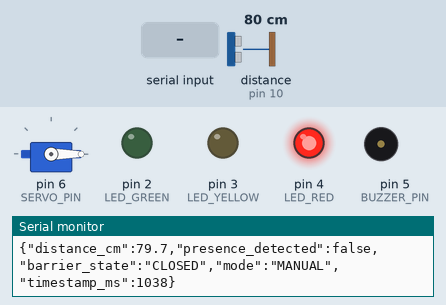
This sketch was run on a simulated Arduino Uno, built with avr-gcc and run on an emulated ATmega328P. Shown: servo, output pins drawn as LEDs (lit = HIGH), buzzer (waves = sounding), the last lines printed to the serial monitor. Wiring (inferred from the names in the program): ultrasonic range finder: trigger pin 9; echo pin 10. The test bench sets the inputs (shaded band); at power-on: distance to the obstacle (sensor on pin 10) 80 cm. The echo pulse lasts 58.3 µs per cm; pins used as bus, display or sensor lines are not drawn.

Above: at 1.2 s.
1.3 s: distance to the obstacle (sensor on pin 10) set to 29 cm
2.8 s: distance to the obstacle (sensor on pin 10) set to 22 cm
At 3.18 s:
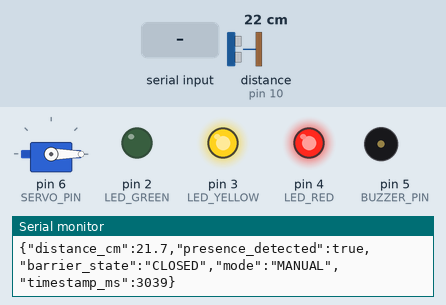
5.8 s: "OPEN\n" received over Serial
At 6.18 s:
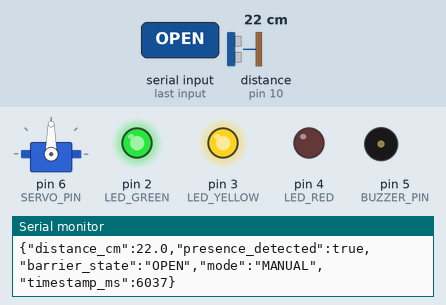
8.8 s: distance to the obstacle (sensor on pin 10) set to 35 cm
At 9.8 s:
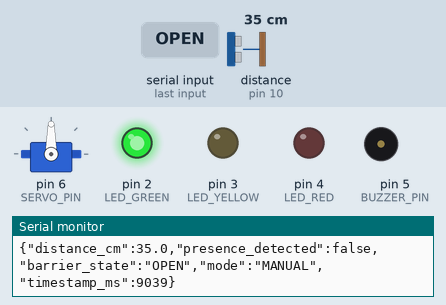
10.5 s: "CLOSE\n" received over Serial
At 11.1 s:
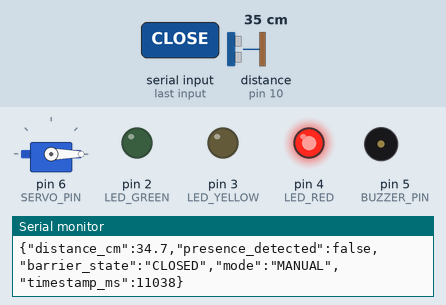
12.0 s: distance to the obstacle (sensor on pin 10) set to 2 cm
At 12.18 s:
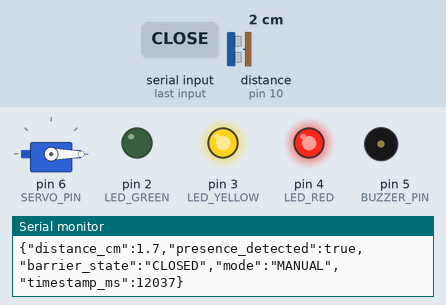
Timing chart, 0 to 16.0 s (numbered marks = the images above; inputs shaded):
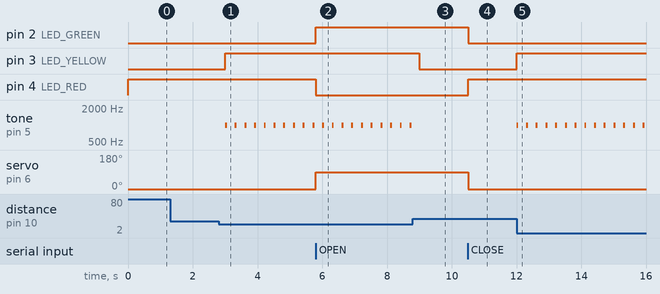

Measured:
- the behaviour switches between 26 and 25 cm on distance to the obstacle (sensor on pin 10) (found by bisection; images 0 and 1)
- after the input at 2.8 s, pin 3 (LED_YELLOW): LOW → HIGH after 0.20 s; tone on pin 5 (BUZZER_PIN): alternates 1000 Hz for 0.06 s and silent for 0.24 s, starting after 0.20 s
- after the input at 5.8 s, pin 2 (LED_GREEN): LOW → HIGH at once; pin 4 (LED_RED): HIGH → LOW at once; servo on pin 6 (SERVO_PIN): 0° → 90° at once
- after the input at 8.8 s, pin 3 (LED_YELLOW): HIGH → LOW after 0.20 s; tone on pin 5 (BUZZER_PIN): stops changing and stays silent
- after the input at 10.5 s, pin 2 (LED_GREEN): HIGH → LOW at once; pin 4 (LED_RED): LOW → HIGH at once; servo on pin 6 (SERVO_PIN): 90° → 0° at once
- after the input at 12.0 s, pin 3 (LED_YELLOW): LOW → HIGH at once; tone on pin 5 (BUZZER_PIN): alternates 1000 Hz for 0.06 s and silent for 0.24 s, starting at once

The sketch:

smart_access.ino
```cpp
#include <Servo.h>

const int TRIG_PIN = 9;
const int ECHO_PIN = 10;
const int SERVO_PIN = 6;
const int LED_GREEN = 2;
const int LED_YELLOW = 3;
const int LED_RED = 4;
const int BUZZER_PIN = 5;

const float DETECTION_DISTANCE_CM = 25.0;
const unsigned long SENSOR_INTERVAL_MS = 300;
const unsigned long AUTO_OPEN_MS = 3000;

Servo barrierServo;
bool autoMode = false;       // Inicia em manual por segurança.
bool barrierOpen = false;    // Estado lógico comandado.
bool presenceDetected = false;
float distanceCm = -1;
unsigned long lastSensorRead = 0;
unsigned long openedAt = 0;
unsigned long lastTelemetry = 0;

void setBarrier(bool openBarrier) {
  barrierOpen = openBarrier;
  barrierServo.write(openBarrier ? 90 : 0);
  updateLeds();
}

void updateLeds() {
  digitalWrite(LED_GREEN, barrierOpen ? HIGH : LOW);
  digitalWrite(LED_RED, barrierOpen ? LOW : HIGH);
  digitalWrite(LED_YELLOW, presenceDetected ? HIGH : LOW);
}

float readDistanceCm() {
  digitalWrite(TRIG_PIN, LOW);
  delayMicroseconds(2);
  digitalWrite(TRIG_PIN, HIGH);
  delayMicroseconds(10);
  digitalWrite(TRIG_PIN, LOW);
  unsigned long duration = pulseIn(ECHO_PIN, HIGH, 30000UL);
  if (duration == 0) return -1;
  return duration * 0.0343 / 2.0;
}

void processCommand(String command) {
  command.trim();
  command.toUpperCase();
  if (command == "OPEN") {
    setBarrier(true);
    openedAt = millis();
    Serial.println("{\"event\":\"OPEN_COMMAND\"}");
  } else if (command == "CLOSE") {
    setBarrier(false);
    Serial.println("{\"event\":\"CLOSE_COMMAND\"}");
  } else if (command == "MODE_AUTO") {
    autoMode = true;
    Serial.println("{\"event\":\"MODE_AUTO\"}");
  } else if (command == "MODE_MANUAL") {
    autoMode = false;
    Serial.println("{\"event\":\"MODE_MANUAL\"}");
  }
}

void setup() {
  Serial.begin(9600);
  pinMode(TRIG_PIN, OUTPUT);
  pinMode(ECHO_PIN, INPUT);
  pinMode(LED_GREEN, OUTPUT);
  pinMode(LED_YELLOW, OUTPUT);
  pinMode(LED_RED, OUTPUT);
  pinMode(BUZZER_PIN, OUTPUT);
  barrierServo.attach(SERVO_PIN);
  setBarrier(false);
  Serial.println("{\"event\":\"BOOT\",\"barrier_state\":\"CLOSED\",\"mode\":\"MANUAL\"}");
}

void loop() {
  while (Serial.available() > 0) {
    String command = Serial.readStringUntil('\n');
    processCommand(command);
  }

  unsigned long now = millis();
  if (now - lastSensorRead >= SENSOR_INTERVAL_MS) {
    lastSensorRead = now;
    distanceCm = readDistanceCm();
    presenceDetected = (distanceCm >= 0 && distanceCm <= DETECTION_DISTANCE_CM);
    updateLeds();

    if (autoMode && presenceDetected && !barrierOpen) {
      setBarrier(true);
      openedAt = now;
      tone(BUZZER_PIN, 1500, 150);
    }
    if (autoMode && barrierOpen && !presenceDetected &&
        now - openedAt >= AUTO_OPEN_MS) {
      setBarrier(false);
    }
    if (presenceDetected) tone(BUZZER_PIN, 1000, 60);
  }

  if (now - lastTelemetry >= 1000) {
    lastTelemetry = now;
    Serial.print("{\"distance_cm\":");
    if (distanceCm < 0) Serial.print("null"); else Serial.print(distanceCm, 1);
    Serial.print(",\"presence_detected\":");
    Serial.print(presenceDetected ? "true" : "false");
    Serial.print(",\"barrier_state\":\"");
    Serial.print(barrierOpen ? "OPEN" : "CLOSED");
    Serial.print("\",\"mode\":\"");
    Serial.print(autoMode ? "AUTO" : "MANUAL");
    Serial.print("\",\"timestamp_ms\":");
    Serial.print(millis());
    Serial.println("}");
  }
}
```
